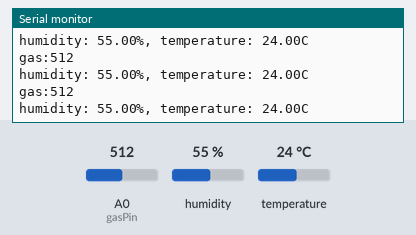
A sketch run on a simulated Arduino Uno, built with avr-gcc and run on an emulated ATmega328P. On the bench: the last lines printed to the serial monitor. Inputs (shaded band) come from the test bench; at power-on: A0 (gasPin) = 512, humidity 55 %, temperature 24 °C.

Above: at 9.3 s.
9.4 s: A0 (gasPin) set to 109
At 10.3 s:
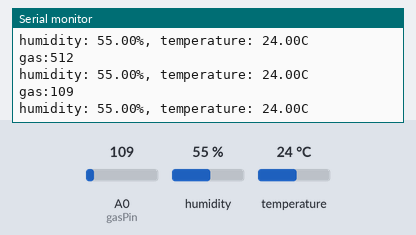
13.5 s: A0 (gasPin) set to 92
At 14.4 s:
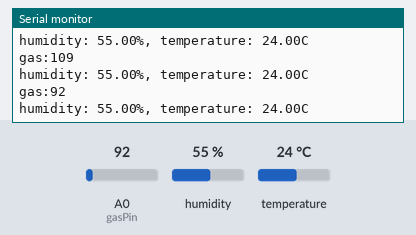
Timing chart, 0 to 16.0 s (numbered marks = the images above; inputs shaded):
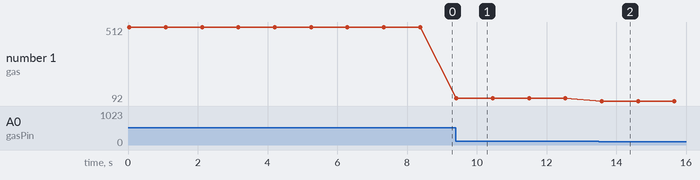

The sketch:

test.ino
```cpp
#include <Wire.h>                 // Wire 라이브러리를 포함
#include <AM2320.h>          // AM2320 라이브러리를 포함
AM2320 th;                          // AM2320 선언
const int gasPin = A0;

void setup() {
  Serial.begin(9600);              // 시리얼 통신 시작
}

void loop() {
  th.Read();                                       // AM2320 읽기
  Serial.print("gas:");
  Serial.println(analogRead(gasPin));      //가스값 출력
  Serial.print("humidity: ");                // 시리얼 모니터에 humidity 출력
  Serial.print(th.h);                            // 시리얼 모니터에 습도값(h) 출력
  Serial.print("%, temperature: ");     // 시리얼 모니터에 temperature 출력
  Serial.print(th.t);                             // 시리얼 모니터에 온도값(t) 출력
  Serial.println("C");
  delay(1000);                                   // 1초 딜레이
}
```

Measured:
- after the input at 9.4 s, the serial monitor: prints a new line at once (image 1)
- after the input at 13.5 s, the serial monitor: prints a new line after 0.08 s (image 2)
- plotted number 1: 512 → 109 after the input at 9.4 s, 109 → 92 after the input at 13.5 s
